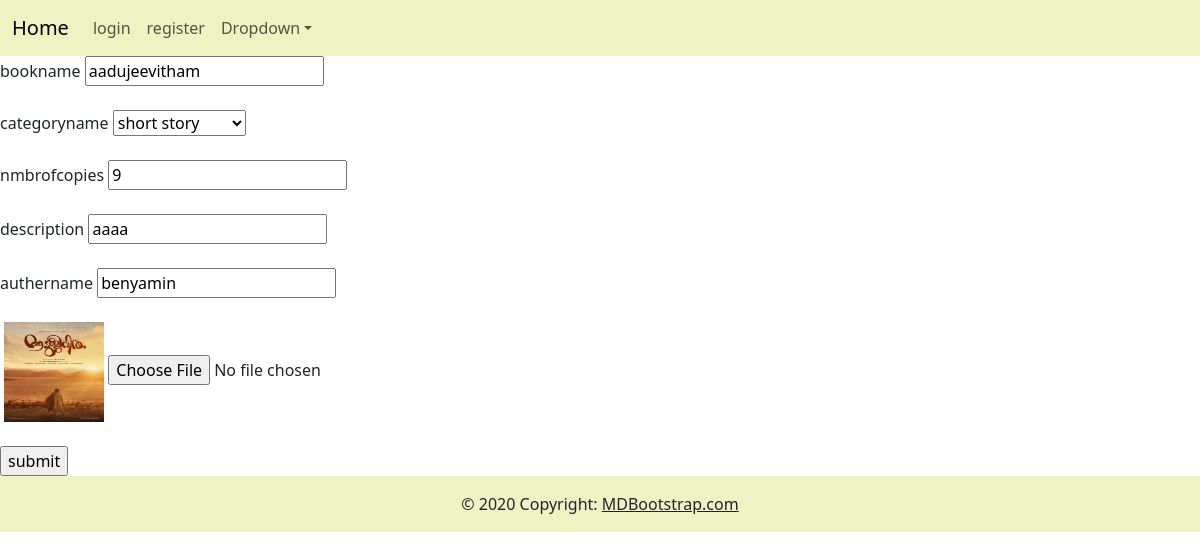
/updateb/16, run on the app's committed database.
### library/models.py (models this page shows, shortened)
class book(models.Model):
    bookname=models.CharField(max_length=50)
    nmbrofcopies=models.IntegerField()
    description=models.CharField(max_length=50)
    authername=models.CharField(max_length=30)
    coverpage=models.FileField(upload_to='media')
    category_name=models.ForeignKey(category,on_delete=models.CASCADE)

### library/views.py (the view, shortened to what this page needs)
# urls.py: path('updateb/<int:id>',views.updateb,name='updateb'),
def updateb(request,id):
    m=get_object_or_404(book,id=id)
    s=book.objects.filter(id=id)
    m1=category.objects.all()
    p={'m':s,'p':m1}
    return render(request,'updateb.html',p)

### template/updateb.html (shortened to what this page needs)
{% extends 'base.html' %}
{% load static %}
{% block content %}
    {% for i in m %}
    <form action="" method="post" enctype="multipart/form-data">
        <label for="">bookname</label>
        <input type="text" name="bookname" value="{{i.bookname}}" >
        <br><br>
        <label for="">categoryname</label>
        <select name="categoryname" id="categoryname" value="{{i.category_name.categoryname}}">
            {% for i in p %}
            <option value="{{i.id}}">{{i.categoryname}}</option>
            {% endfor %}
        </select>
        <br><br>
        <label for="">nmbrofcopies</label>
        <input type="number" name="nmbrofcopies" value="{{i.nmbrofcopies}}" >
        <br><br>
        <label for="">description</label>
        <input type="text" name="description" value="{{i.description}}" >
        <br><br>
        <label for="">authername</label>
        <input type="text" name="authername" value="{{i.authername}}" >
        <br><br>
        <th><img src="{{i.coverpage.url}}" style="width: 100px; height:100px"></th>
        <input type="file" name="file">
        <br><br>
        <input type="submit" value="submit">
    </form>
    {% endfor %}
{% endblock %}

### data on the page
book: bookname "aadujeevitham", nmbrofcopies "9", description "aaaa", authername "benyamin", coverpage (picture)

### other printed values
form field categoryname "short story"
